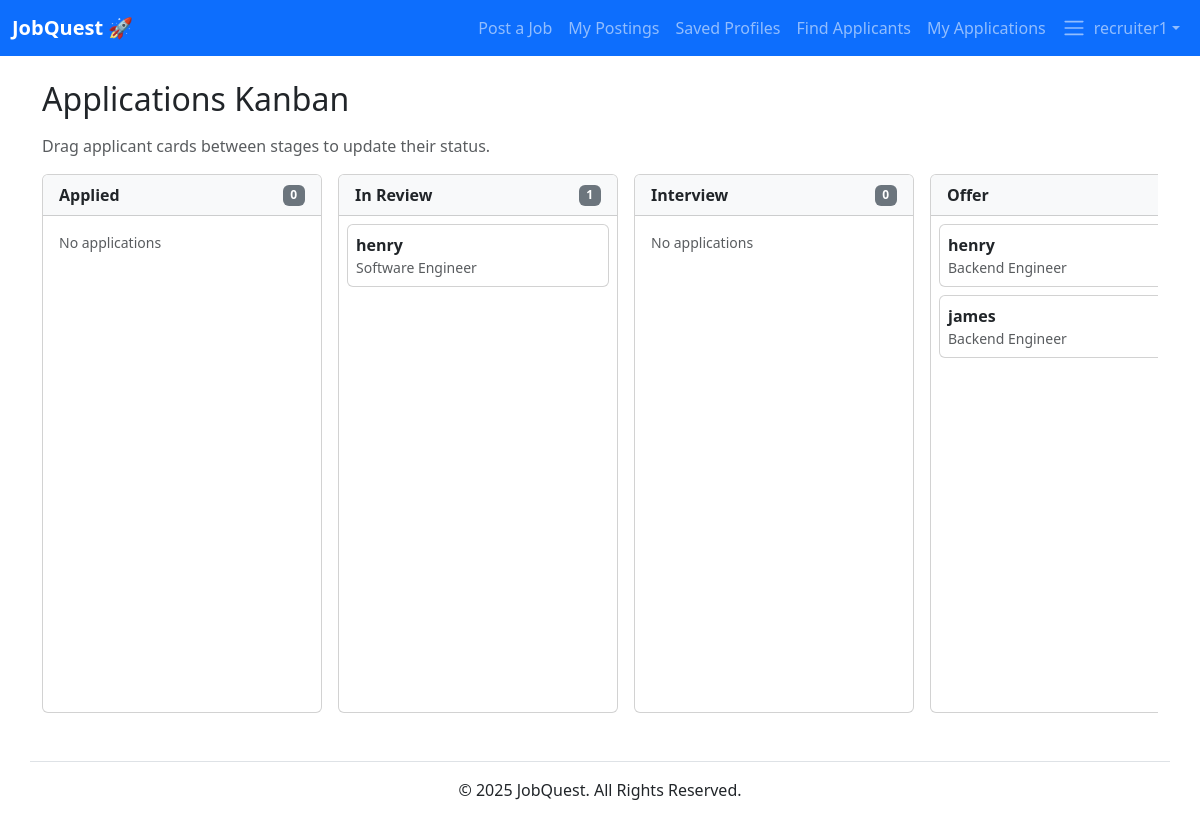
The page /search/recruiter/applications/ (signed in) on the database its author committed.
### jobs/models.py (models this page shows, shortened)
class Application(models.Model):
	STATUS_CHOICES = [
        ('applied', 'Applied'),
        ('review', 'In Review'),
        ('interview', 'Interview'),
        ('offer', 'Offer'),
        ('closed', 'Closed'),
    ]
	job = models.ForeignKey(Job, on_delete=models.CASCADE, related_name='applications')
	user = models.ForeignKey(settings.AUTH_USER_MODEL, on_delete=models.CASCADE)
	cover_letter_text = models.TextField(blank=True)
	cover_letter_file = models.FileField(upload_to='applications/', blank=True, null=True)
	submitted_at = models.DateTimeField(default=timezone.now)
	status = models.CharField(max_length=20, choices=STATUS_CHOICES, default="applied")
	applicant_location = models.CharField(max_length=255, blank=True)
	applicant_latitude = models.FloatField(null=True, blank=True)
	applicant_longitude = models.FloatField(null=True, blank=True)

class Job(models.Model):
	title = models.CharField(max_length=255)
	company = models.CharField(max_length=255, blank=True)
	location = models.CharField(max_length=255, blank=True)
	description = models.TextField(blank=True)
	posted_at = models.DateTimeField(default=timezone.now)
	latitude = models.FloatField(null=True, blank=True)
	longitude = models.FloatField(null=True, blank=True)
	salary_min = models.IntegerField(null=True, blank=True)
	salary_max = models.IntegerField(null=True, blank=True)
	VISA_CHOICES = [
		('none', 'None'),
		('sponsor', 'Sponsorship available'),
	]
	visa_sponsorship = models.CharField(max_length=32, choices=VISA_CHOICES, default='none')
	owner = models.ForeignKey(User, on_delete=models.CASCADE, related_name="jobs", null=True, blank=True)

### jobs/views.py (the view)
# urls.py: path("recruiter/applications/", views.recruiter_applications, name="recruiter_applications"),
@login_required
def recruiter_applications(request):
    profile = getattr(request.user, "profile", None)
    if not profile or not profile.is_recruiter:
        return HttpResponseForbidden("You are not authorized.")
    apps = (
        Application.objects.filter(job__owner=request.user)
        .select_related("job", "user")
        .order_by("status", "-submitted_at")
    )
    status_choices = list(Application.STATUS_CHOICES)
    columns = [{"key": key, "label": label, "apps": []} for key, label in status_choices]
    col_index = {c["key"]: c for c in columns}
    for app in apps:
        if app.status in col_index:
            col_index[app.status]["apps"].append(app)
        else:
            if "_unknown" not in col_index:
                columns.append({"key": "_unknown", "label": "Unknown", "apps": []})
                col_index["_unknown"] = columns[-1]
            col_index["_unknown"]["apps"].append(app)
    context = {
        "status_choices": status_choices,
        "columns": columns,
    }
    return render(request, "jobs/recruiter_applications.html", context)

### accounts/context_processors.py (called while the page is built)
def user_profile(request):
    user = getattr(request, 'user', None)
    profile = None
    if user and user.is_authenticated:
        try:
            profile = user.profile
        except Exception:
            profile = None
    return {'user_profile': profile}

### jobs/templates/jobs/recruiter_applications.html (shortened to what this page needs)
{% extends "base.html" %}
{% block content %}
<h2 class="mb-3">Applications Kanban</h2>
<p class="text-muted">Drag applicant cards between stages to update their status.</p>
<div class="kanban-container d-flex gap-3 overflow-auto">
  {% for col in columns %}
    <div class="kanban-column card flex-shrink-0" style="width: 280px;" data-status="{{ col.key }}">
      <div class="card-header bg-light fw-semibold d-flex justify-content-between align-items-center">
        <span>{{ col.label }}</span>
        <span class="badge bg-secondary count-badge">0</span>
      </div>
      <div class="card-body p-2">
        <div class="kanban-dropzone" style="min-height: 60vh;">
          {% for app in col.apps %}
            <div class="kanban-card card mb-2" draggable="true" data-app-id="{{ app.id }}">
              <div class="card-body py-2 px-2">
                <div class="fw-semibold">{{ app.user.get_full_name|default:app.user.username }}</div>
                <div class="text-muted small">{{ app.job.title }}</div>
              </div>
            </div>
          {% empty %}
            <div class="text-muted small px-2 py-2 empty-placeholder">No applications</div>
          {% endfor %}
        </div>
      </div>
    </div>
  {% endfor %}
</div>
{% endblock %}

### linkedout/templates/base.html (shortened to what this page needs)
{% load static %}
<!DOCTYPE html>
<html lang="en">
<head>
    <link href="https://cdn.jsdelivr.net/npm/bootstrap@5.3.2/dist/css/bootstrap.min.css" rel="stylesheet">
</head>
<body>
    <nav class="navbar navbar-expand-lg navbar-dark bg-primary">
        <div class="container-fluid">
            <a class="navbar-brand fw-bold" href="/">JobQuest 🚀</a>
            <div class="collapse navbar-collapse" id="navbarNav">
                <ul class="navbar-nav">
                    {% if user.is_authenticated %}
                        {% if user_profile and user_profile.is_recruiter %}
                            <li class="nav-item"><a href="{% url 'jobs:post_job' %}" class="nav-link">Post a Job</a></li>
                            <li class="nav-item"><a href="{% url 'jobs:my_postings' %}" class="nav-link">My Postings</a></li>
                            <li class="nav-item"><a href="{% url 'accounts:saved_profiles' %}" class="nav-link">Saved Profiles</a></li>
                            <li class="nav-item"><a href="{% url 'accounts:find_applicants' %}" class="nav-link">Find Applicants</a></li>
                            <li class="nav-item"><a href="{% url 'jobs:recruiter_applications' %}" class="nav-link">My Applications</a></li>
                        {% else %}
                            <li class="nav-item"><a href="{% url 'jobs:my_applications' %}" class="nav-link">My Applications</a></li>
                            <li class="nav-item"><a href="#" class="nav-link">Recommendations</a></li>
                        {% endif %}
                        <li class="nav-item dropdown">
                            <a class="nav-link dropdown-toggle d-flex align-items-center" href="#" role="button" data-bs-toggle="dropdown" aria-expanded="false">
                                {% if user_profile and user_profile.avatar %}
                                    <img src="{{ user_profile.avatar.url }}" alt="avatar" class="rounded-circle me-2" style="width:36px; height:36px; object-fit:cover;">
                                {% else %}
                                    <span class="navbar-toggler-icon me-2"></span>
                                {% endif %}
                                <span class="d-none d-lg-inline">{{ user.username }}</span>
                            </a>
                        </li>
                    {% endif %}
                </ul>
            </div>
        </div>
    </nav>
    <main class="container mt-4">
        {% block content %}
        {% endblock %}
    </main>
    <footer class="container text-center mt-5 py-3 border-top">
        <p>&copy; {% now "Y" %} JobQuest. All Rights Reserved.</p>
    </footer>
</body>
</html>

### rows shown on the page
Application: user.get_full_name "henry", job "Software Engineer"
Application: user.get_full_name "henry", job "Backend Engineer"
Application: user.get_full_name "james", job "Backend Engineer"

### other values the page prints
{{ user.username }} "recruiter1"
{{ col.label }} "Applied" "In Review" "Interview" "Offer"
